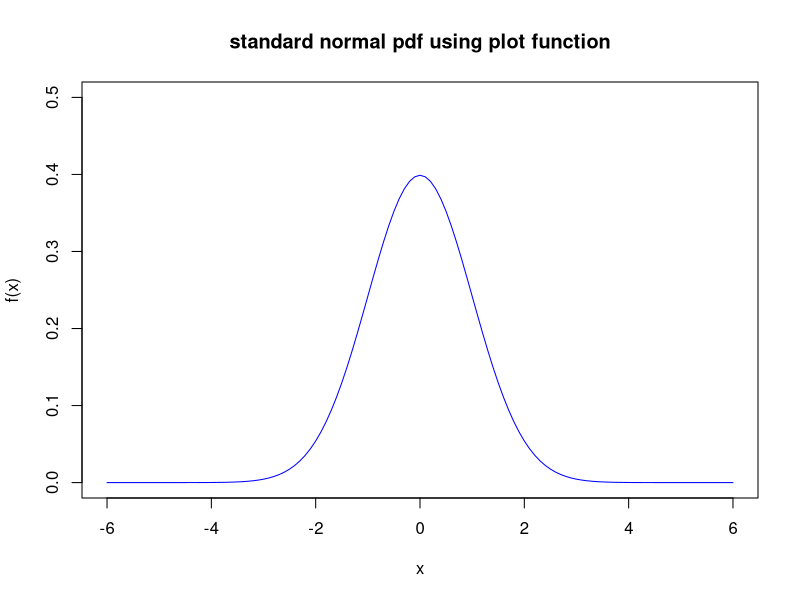
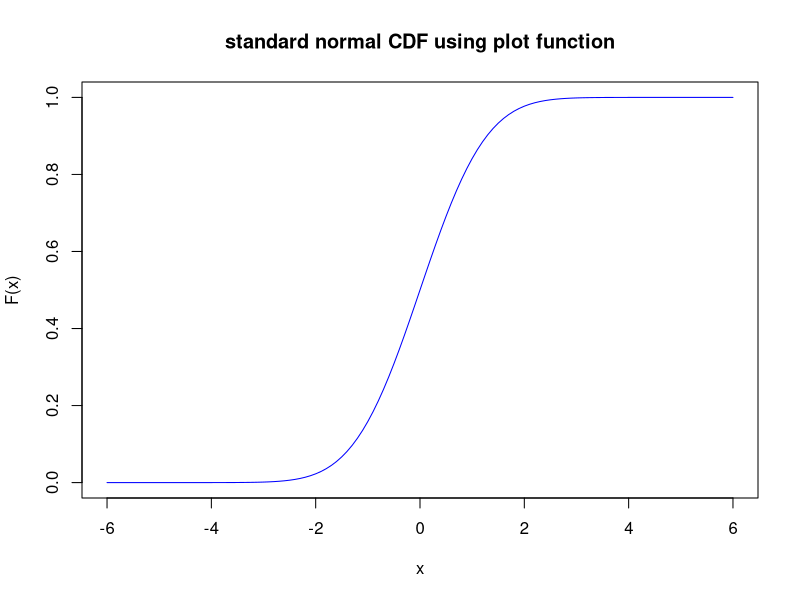
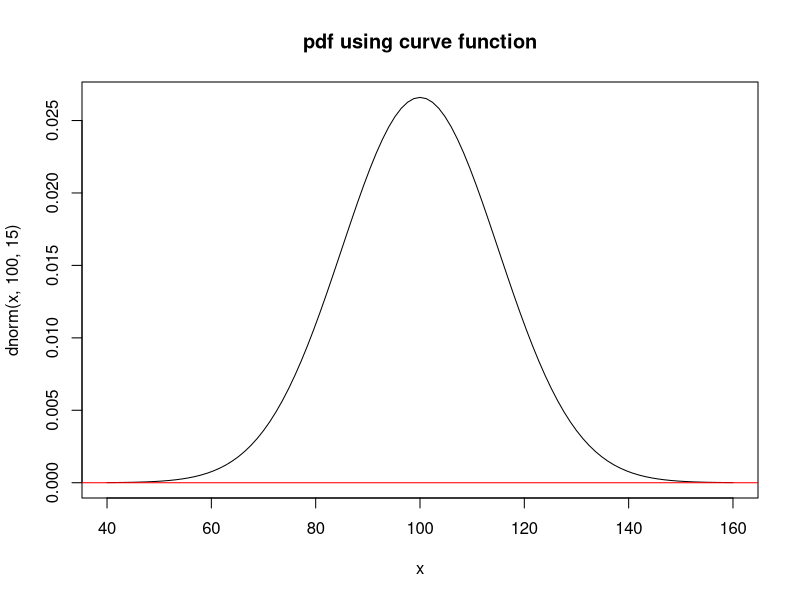
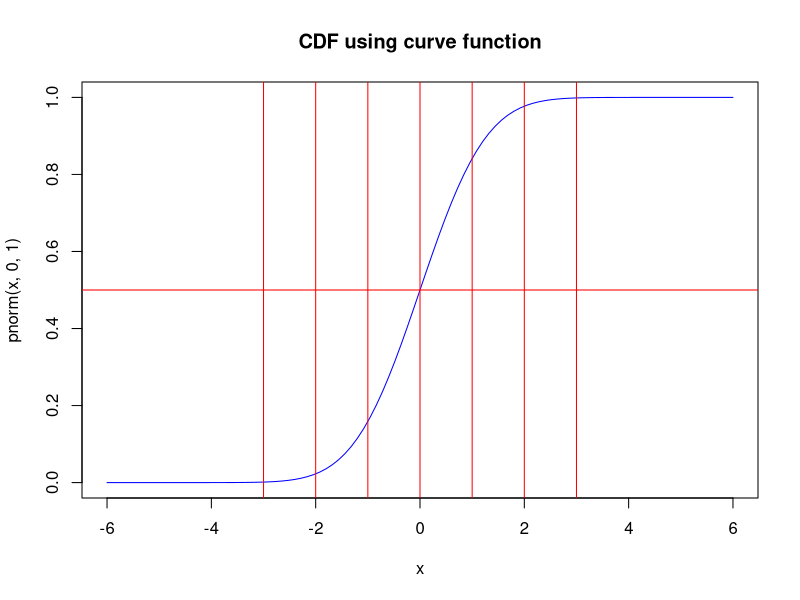
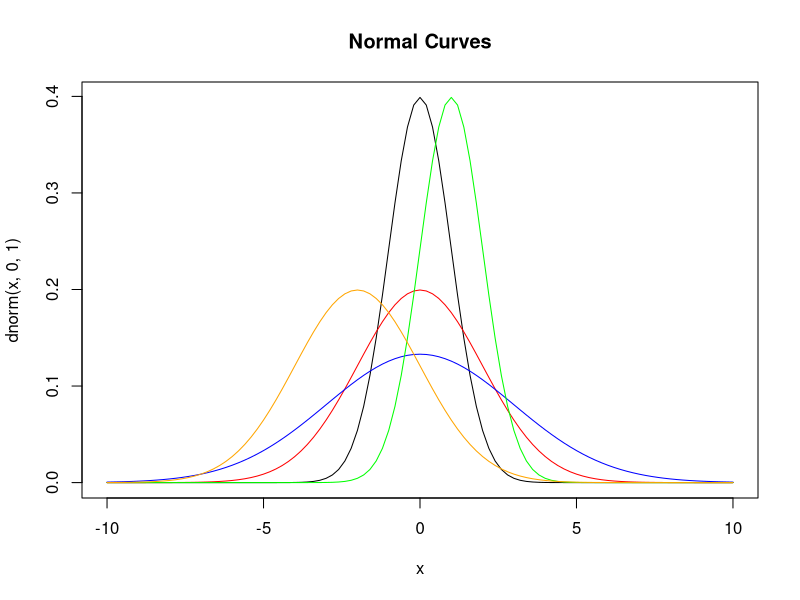

These charts were generated, in order, by the following R code:
# Exploring the Normal distribution
# Requires added package "moments"
# Last Updated 03/02/2015 @ 10:30am


# Create curves to show standard Normal pdf and CDF, V1

x <- seq(-6,6,by=.1)
f.x <- dnorm(x)
ff.x <- pnorm(x)
plot(x, f.x, 
     type="l", 
     col="blue", 
     ylim=c(0,.5),
     main="standard normal pdf using plot function",
     ylab="f(x)")
#abline(v=c(-3,-2,-1,0,1,2,3), h=0, col="red")

pnorm(-3,0,1)
pnorm(-2)
pnorm(-1)-pnorm(-2)
pnorm(0)-pnorm(-1)

qnorm(.75,0,1)

plot(x, ff.x, 
     type="l", 
     col="blue", 
     ylim=c(0,1),
     main="standard normal CDF using plot function",
     ylab="F(x)")
#abline(v=c(-3,-2,-1,0,1,2,3), h=.5, col="red")
data.frame(x=x,f.x=round(f.x,4),ff.x=round(ff.x,4))


# Create curves to show standard Normal pdf and CDF, V2

curve(dnorm(x,100,15), 40, 160, 
      main="pdf using curve function")
abline(v=c(-3,-2,-1,0,1,2,3), h=0, col="red")
curve(pnorm(x,0,1), -6, 6, 
      main="CDF using curve function",col="blue")
abline(v=c(-3,-2,-1,0,1,2,3), h=.5, col="red")


# Create several Normal curves on the same axes

curve(dnorm(x,0,1), -10, 10, main="Normal Curves") 
curve(dnorm(x,0,2), add=T, col="red") 
curve(dnorm(x,0,3), add=T, col="blue")
curve(dnorm(x,1,1), add=T, col="green")
curve(dnorm(x,-2,2), add=T, col="orange")
